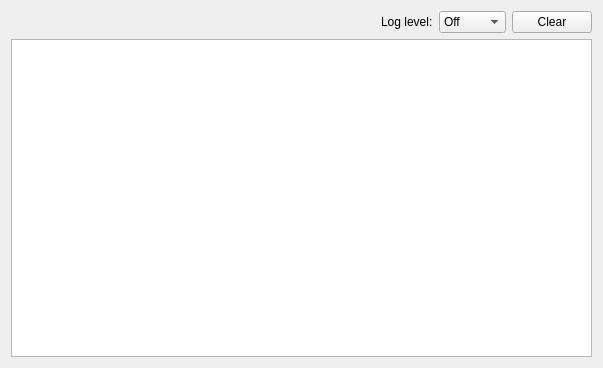
<?xml version="1.0" encoding="UTF-8"?>
<ui version="4.0">
 <class>LogWindow</class>
 <widget class="QWidget" name="LogWindow">
  <property name="geometry">
   <rect>
    <x>0</x>
    <y>0</y>
    <width>603</width>
    <height>368</height>
   </rect>
  </property>
  <property name="windowTitle">
   <string>Logs</string>
  </property>
  <layout class="QGridLayout" name="gridLayout">
   <item row="1" column="0" colspan="4">
    <widget class="QPlainTextEdit" name="logTextEdit">
     <property name="undoRedoEnabled">
      <bool>false</bool>
     </property>
     <property name="readOnly">
      <bool>true</bool>
     </property>
     <property name="plainText">
      <string/>
     </property>
    </widget>
   </item>
   <item row="0" column="3">
    <widget class="QPushButton" name="clearButton">
     <property name="text">
      <string>Clear</string>
     </property>
    </widget>
   </item>
   <item row="0" column="0">
    <spacer name="horizontalSpacer">
     <property name="orientation">
      <enum>Qt::Horizontal</enum>
     </property>
     <property name="sizeHint" stdset="0">
      <size>
       <width>40</width>
       <height>20</height>
      </size>
     </property>
    </spacer>
   </item>
   <item row="0" column="2">
    <widget class="QComboBox" name="logLevelComboBox">
     <property name="currentIndex">
      <number>6</number>
     </property>
     <item>
      <property name="text">
       <string>Trace</string>
      </property>
     </item>
     <item>
      <property name="text">
       <string>Debug</string>
      </property>
     </item>
     <item>
      <property name="text">
       <string>Info</string>
      </property>
     </item>
     <item>
      <property name="text">
       <string>Warn</string>
      </property>
     </item>
     <item>
      <property name="text">
       <string>Error</string>
      </property>
     </item>
     <item>
      <property name="text">
       <string>Critical</string>
      </property>
     </item>
     <item>
      <property name="text">
       <string>Off</string>
      </property>
     </item>
    </widget>
   </item>
   <item row="0" column="1">
    <widget class="QLabel" name="logLevelLabel">
     <property name="text">
      <string>Log level:</string>
     </property>
    </widget>
   </item>
  </layout>
 </widget>
 <layoutdefault spacing="6" margin="11"/>
 <resources/>
 <connections/>
</ui>
